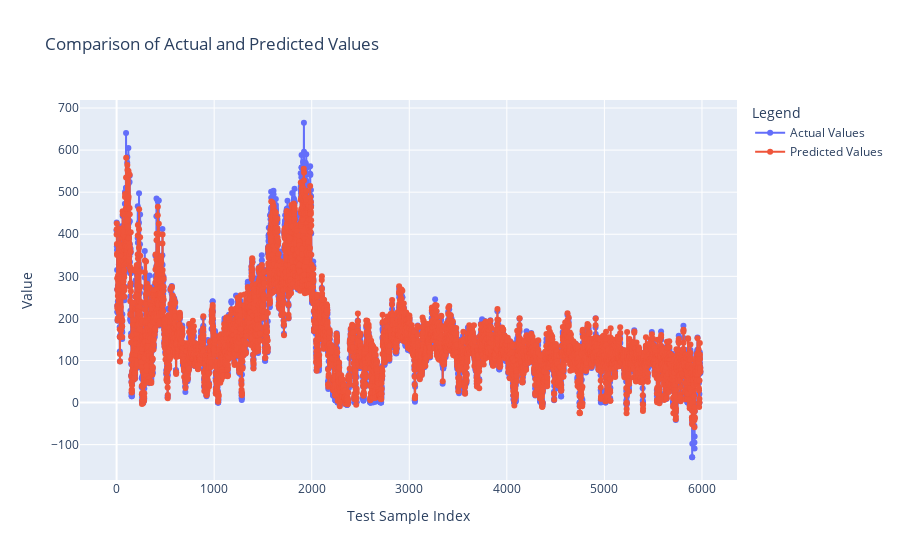

Notebook source saved alongside this figure:
### Code cell
import plotly.graph_objects as go

# Créer un DataFrame pour organiser les vraies valeurs et les prédictions
results_df = pd.DataFrame({'Actual': y_test, 'Predicted': y_pred})

# Créer un graphique avec Plotly
fig = go.Figure()

# Ajouter les vraies valeurs
fig.add_trace(go.Scatter(x=results_df.index, y=results_df['Actual'],
                         mode='lines+markers',
                         name='Actual Values'))

# Ajouter les valeurs prédites
fig.add_trace(go.Scatter(x=results_df.index, y=results_df['Predicted'],
                         mode='lines+markers',
                         name='Predicted Values'))

# Mettre à jour la mise en page du graphique
fig.update_layout(title='Comparison of Actual and Predicted Values',
                  xaxis_title='Test Sample Index',
                  yaxis_title='Value',
                  legend_title='Legend')

# Afficher le graphique
fig.show()

### Figure 1 — Plotly figure (JSON) as saved in the notebook; plotly's stock layout.template omitted (floating-point values rounded to 4 significant figures; data arrays with more than 128 entries replaced by an {"elided": "..."} marker saying what was removed)
{"data": [{"mode": "lines+markers", "name": "Actual Values", "type": "scatter", "x": {"elided": "5985 int values"}, "y": {"elided": "5985 float values"}}, {"mode": "lines+markers", "name": "Predicted Values", "type": "scatter", "x": {"elided": "5985 int values"}, "y": {"elided": "5985 float values"}}], "layout": {"legend": {"title": {"text": "Legend"}}, "title": {"text": "Comparison of Actual and Predicted Values"}, "xaxis": {"title": {"text": "Test Sample Index"}}, "yaxis": {"title": {"text": "Value"}}}}
